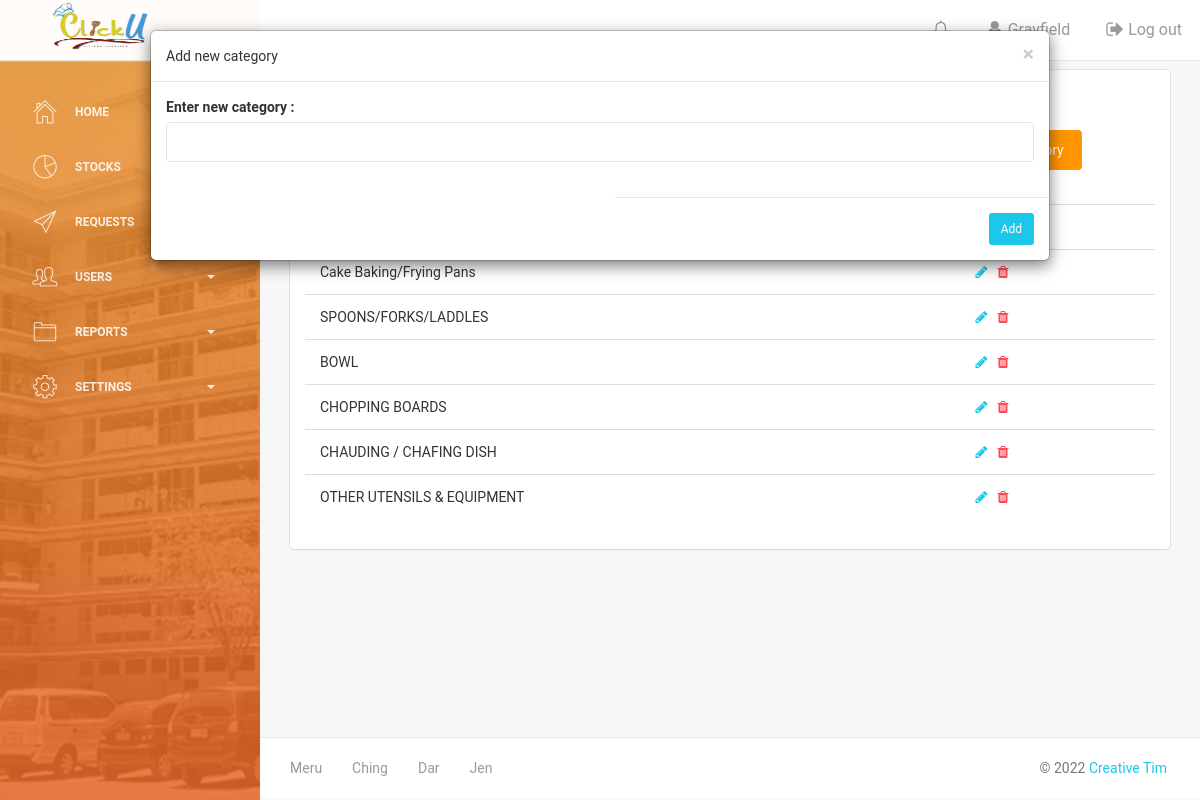
Screenshot of /manage_categories.php?category_controlx (signed in) with the database file from the repository.
### tables this page shows
CREATE TABLE `utensils_category` (
  `utensils_cat_id` int(100) NOT NULL,
  `category` varchar(50) NOT NULL
);

### manage_categories.php (the view, shortened to what this page needs)
<?php include('header.php') ?>
<br><br>
<div class="content" >
    <div class="container-fluid">
        <div class="row">
            <div class="col-md-12">
                <div class="card">
                    <div class="header">
                        <h4 class="title"> Utensil categories</h4>
                    </div>
                    <div class="content" style="overflow-x:auto;">
                      <div class="row">
                        <div class="col-md-6">
                        </div>
                        <div class="col-md-5">
                            <a href="?category_controlx" class="btn btn-warning btn-fill pull-right"><i class="fa fa-plus"></i> Add new category</a>
                        </div>
                      </div>
                    <table class="table">
                      <thead>
                        <tr>
                          <th>Category</th>
                          <th>Action</th>
                        </tr>
                      </thead>
                      <tbody>
                        <?php
                        $fetchCategory = "SELECT *
                                    FROM utensils_category
                                    order by utensils_cat_id  ";
                        $result = mysqli_query($dbcon,$fetchCategory);
                        foreach ($result as $key => $value) {
                          ?>
                          <tr>
                            <td><?php echo $value['category'] ?></td>
                            <td>
                              <span>
                            <a href="?update_cat=<?php echo $value['utensils_cat_id']; ?>"class=""><i class="fa fa-pencil text-info"></i></a>
                            </span>
                            <span>
                            <a href="?remove_category=<?php echo $value['utensils_cat_id']; ?>"class=""><i class="fa fa-trash text-danger"></i></a>
                            </span>
                          </td>
                          </tr>
                          <?php
                        } ?>
                      </tbody>
                    </table>
                   </div>
              </div>
              </div>
            </div>
          </div>
    </div>
<div class="modal <?php if ($_SESSION['category_control']==1) {
      echo "show";
    }if($_SESSION['category_control']==0) {
      echo "fade";
     } ?>  modal-primary" id="myModal1" data-backdrop="false">
        <div class="modal-dialog modal-lg">
            <div class="modal-content">
                <div class="modal-header justify-content-center">
                  <span >Add new category</span>
                  <a href="manage_categories.php?close_modal" class="close" data-dismiss="modal">&times;</a>
                </div>
                <form class="" action="manage_categories.php" method="post">
                <div class="modal-body ">
                  <div class="content">
                      <div class="pull-center">
                      <label for="">Enter new category :</label>
                      <input type="text"class="form-control" name="category" value=""required>
                      <br>
                    </div>
                </div>
           </div>
           <div class="row">
             <div class="col-md-6">
             </div>
             <div class="col-md-6">
               <div class="modal-footer">
                   <button type="submit" name="add_category"class="btn btn-sm btn-info btn-fill">Add</button>
               </div>
             </div>
           </div>
                </form>
            </div>
        </div>
    </div>
            <?php include('dataTables2.php') ?>
<?php include('footer.php') ?>

### assets/css/style.css (style rules this page uses)
.title { color: #F16A70; display: inline-block; font-size: 30; text-decoration: none; background-image: linear-gradient(to right, #F16A70, orange); background-position: bottom left; background-repeat: no-repeat; background-size: 50% 2px; transition: background-size .5s ease; }

### header.php (style rules this page uses)
.modal-body { overflow-x: auto; }

### rows the page displays
utensils_category: category "Cake Baking/Frying Pans"
utensils_category: category "SPOONS/FORKS/LADDLES"
utensils_category: category "BOWL"
utensils_category: category "CHOPPING BOARDS"
utensils_category: category "CHAUDING / CHAFING DISH"
utensils_category: category "OTHER UTENSILS & EQUIPMENT"
